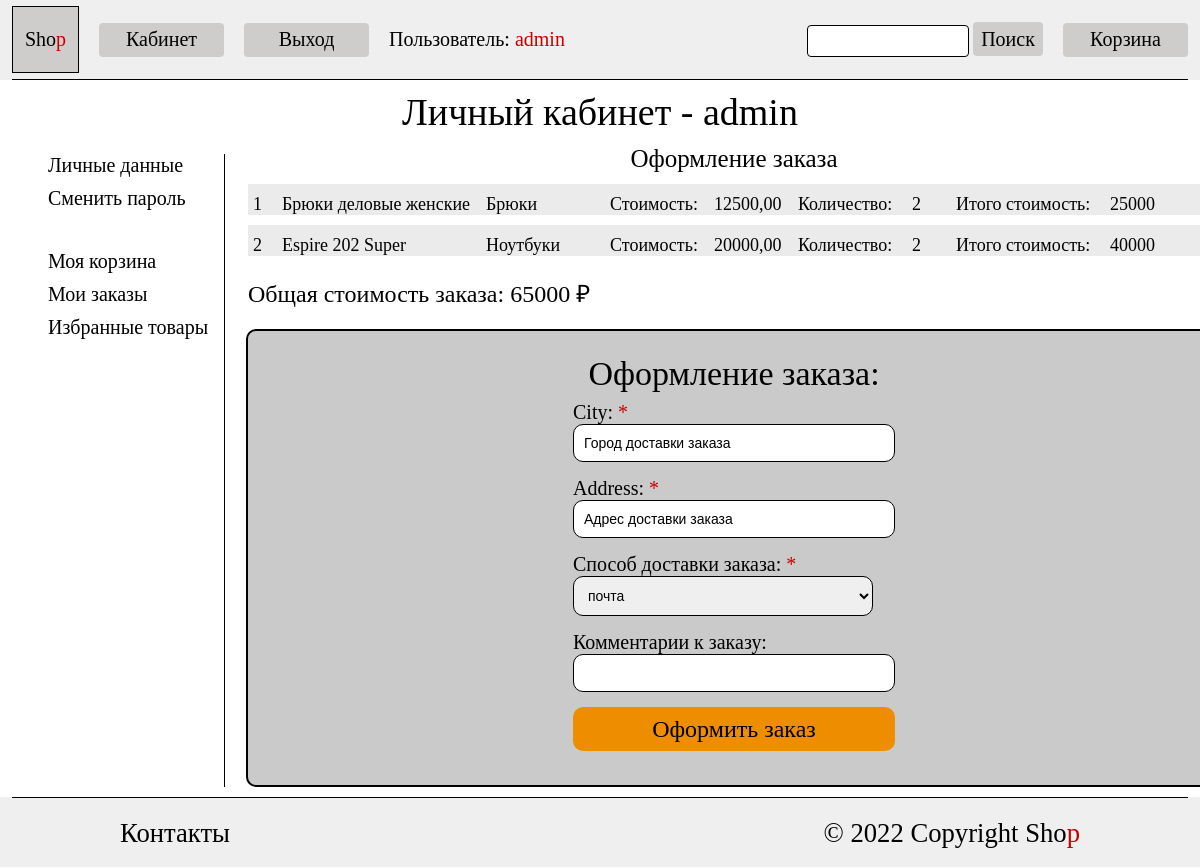
Before: /auth/cabinet/ordering (signed in) with the older database file.
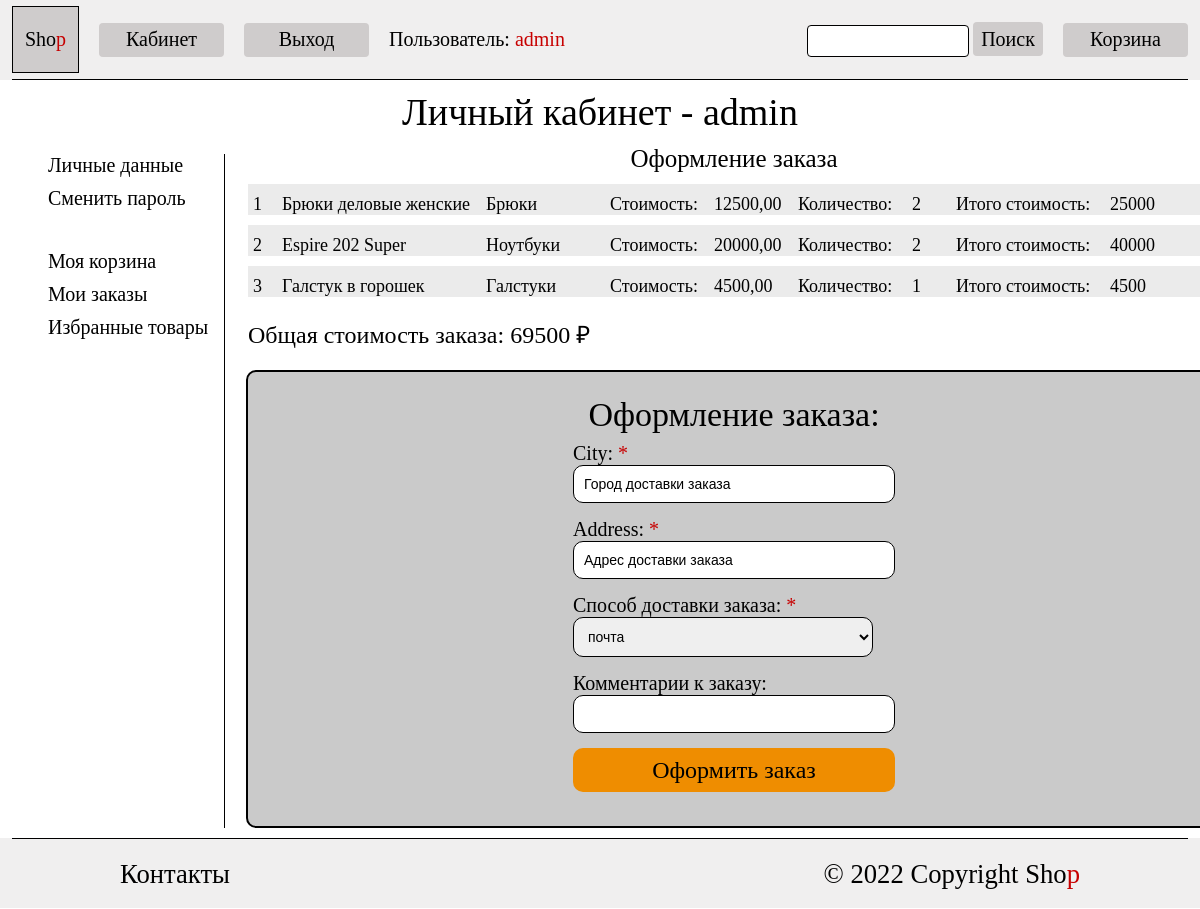
After: the same page with the newer database file.
### shop/models.py (models this page shows, shortened)
class ShoppingCartProduct(models.Model):
    product = models.ForeignKey(Product, on_delete=models.CASCADE, related_name='cart')
    amount = models.PositiveSmallIntegerField(
        validators=[validate_above_zero],
        default=1,
        verbose_name='Количество товаров'
    )
    user = models.ForeignKey(User, on_delete=models.CASCADE)
    class Meta:
        verbose_name_plural = 'Товары в корзине'
        verbose_name = 'Товар в корзине'
        ordering = ['user']
        constraints = [
            models.UniqueConstraint(
                fields=['product', 'user'],
                name='unique_product_user'
            )
        ]

class Product(models.Model):
    name = models.CharField(max_length=100, verbose_name='Наименование товара')
    brand = models.ForeignKey(Brand,
                              on_delete=models.CASCADE,
                              related_name='products',
                              verbose_name='Бренд товара')
    description = models.TextField(verbose_name='Описание товара')
    category = models.ForeignKey(Category,
                                 on_delete=models.CASCADE,
                                 related_name='products',
                                 verbose_name='Категория товара')
    price = models.DecimalField(max_digits=12,
                                decimal_places=2,
                                verbose_name='Стоимость товара')
    image_preview = models.ImageField(
        upload_to='product/',
        validators=[validate_product_image_size, ],
        verbose_name='Изображение предпросмотр товара',
        help_text=mark_safe(f'<span style="color:red; font-size:14px;">'
                            f'Разрешение изображения должно быть: '
                            f'{settings.PRODUCT_PREVIEW_IMAGE_RESOLUTION[0]}*{settings.PRODUCT_PREVIEW_IMAGE_RESOLUTION[1]}'
                            f'</span>')
    )
    class Meta:
        verbose_name_plural = 'Товары'
        verbose_name = 'Товар'
        ordering = ['name']

class Category(models.Model):
    name = models.CharField(max_length=100, verbose_name='Имя категории')
    slug = models.SlugField(unique=True)
    image = models.ImageField(
        upload_to='category/',
        validators=[validate_category_image_size, ],
        verbose_name='Изображение категории',
        help_text=mark_safe(f'<span style="color:red; font-size:14px;">'
                            f'Разрешение изображения должно быть: '
                            f'{settings.CATEGORY_IMAGE_RESOLUTION[0]}*{settings.CATEGORY_IMAGE_RESOLUTION[1]}'
                            f'</span>')
    )
    parent_category = models.ForeignKey(
        'self',
        blank=True,
        null=True,
        on_delete=models.CASCADE,
        related_name='child_category')
    class Meta:
        verbose_name_plural = 'Категории товаров'
        verbose_name = 'Категория товара'
        ordering = ['name']
    def __str__(self):
        return self.name

### users/views.py (the view, shortened to what this page needs)
# urls.py: path('cabinet/ordering', ordering, name='ordering'),
@login_required
def ordering(request):
    products = ShoppingCartProduct.objects.filter(user=request.user)
    """получение общей стоимости заказа"""
    total_cost_order = products.annotate(total_cost=(F('product__price')*F('amount'))).aggregate(Sum('total_cost'))['total_cost__sum']
    template = 'users/ordering.html'
    form = OrderForm(request.POST or None)
    context = {'products': products,
               'total_cost_order': total_cost_order,
               'form': form}
    return render(request, template, context)

### users/forms.py
class OrderForm(ModelForm):
    class Meta:
        model = Order
        fields = ('city', 'address', 'shipping_method', 'comment')

### core/templatetags/form_filters.py (called while the page is built)
@register.filter
def addclass(field, css):
    return field.as_widget(attrs={'class': css})

### shop/models.py (called while the page is built)
    def __str__(self):
        return self.username

### templates/users/ordering.html (shortened to what this page needs)
{% extends "base_cabinet.html" %}
{% load form_filters %}
{% block cabinet_data %}
<div class="cabinet_caption">Оформление заказа</div>
<div class="product_category">
      {% for product in products %}
        <a href="{% url 'shop:product' product.product.id %}" target="_blank">
            <div class="product_order_grid">
                <div class="product_cart_self padding_order">{{ forloop.counter }}</div>
                <div class="product_cart_self">{{ product.product.name }}</div>
                <div class="product_cart_self">{{ product.product.category }}</div>
                <div class="product_cart_self">Стоимость:</div>
                <div class="product_cart_self">{{ product.product.price }}</div>
                <div class="product_cart_self">Количество:</div>
                <div class="product_cart_self">{{ product.amount }}</div>
                <div class="product_cart_self">Итого стоимость:</div>
                <div class="product_cart_self">{% widthratio product.product.price 1 product.amount %}</div>
            </div>
        </a>
      {% endfor %}
      <div class="cost_order">Общая стоимость заказа: {{ total_cost_order }} ₽</div>
        <div class="order">
        <div class="order_block">
        <div class="login_title">Оформление заказа:</div>
        <form method="post" onsubmit="return confirm('Все данные правильные? Оформить заказ?')" action="{% url 'users:ordering' %}" class="login_form">
            {% for field in form %}
                <div>
                    <label for="{{ field.id_for_label }}">
                        {{ field.label }}: {% if field.field.required %}<span class="red_text">*</span>{% endif %}
                    </label>
                    <div>{{ field|addclass:'input_text_order' }}</div>
                </div>
            {% endfor %}
            <input type="submit" value="Оформить заказ" class="signup_button">
        </form>
        </div>
</div>
{% endblock %}

Changed rows visible on the page:
added ShoppingCartProduct: product.name "Галстук в горошек", product.category "Галстуки", product.price "4500,00", amount "1", product+amount "4500"
Other visible differences:
{{ total_cost_order }}: "65000" → "69500"
